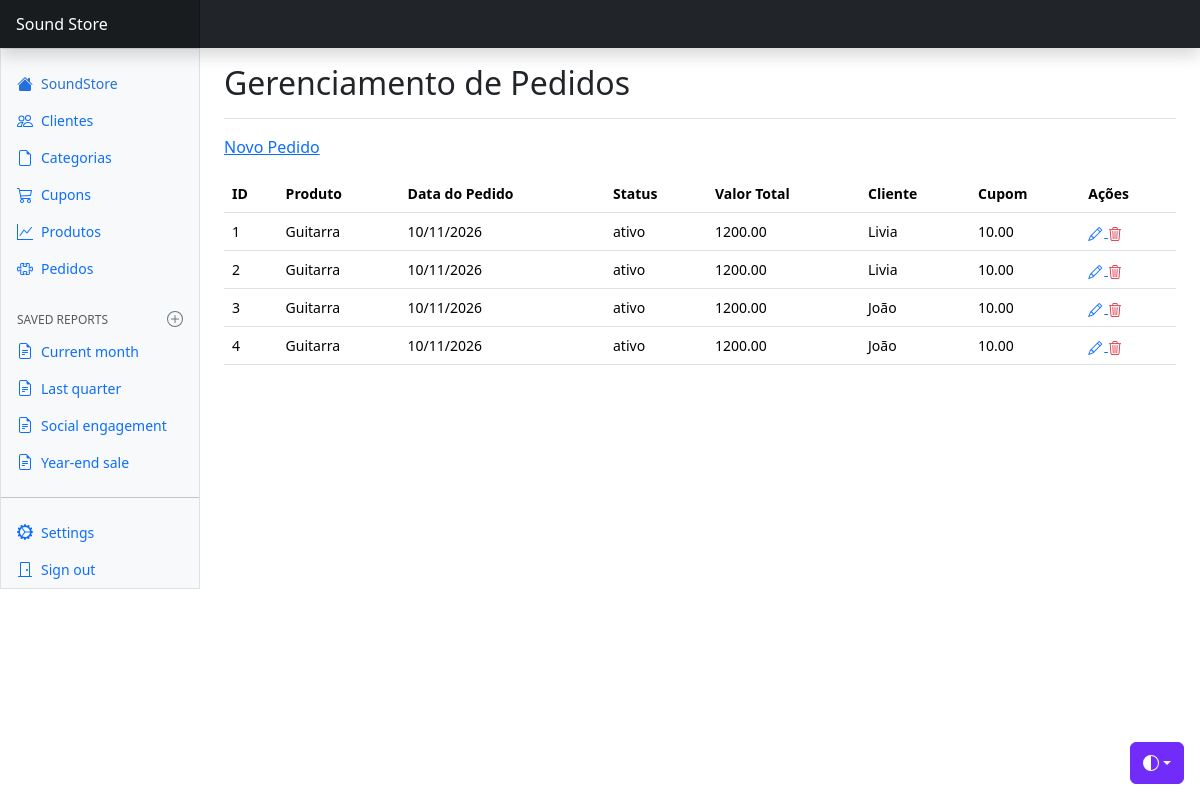
Before: /views/pedidos/index.php with the older database file.
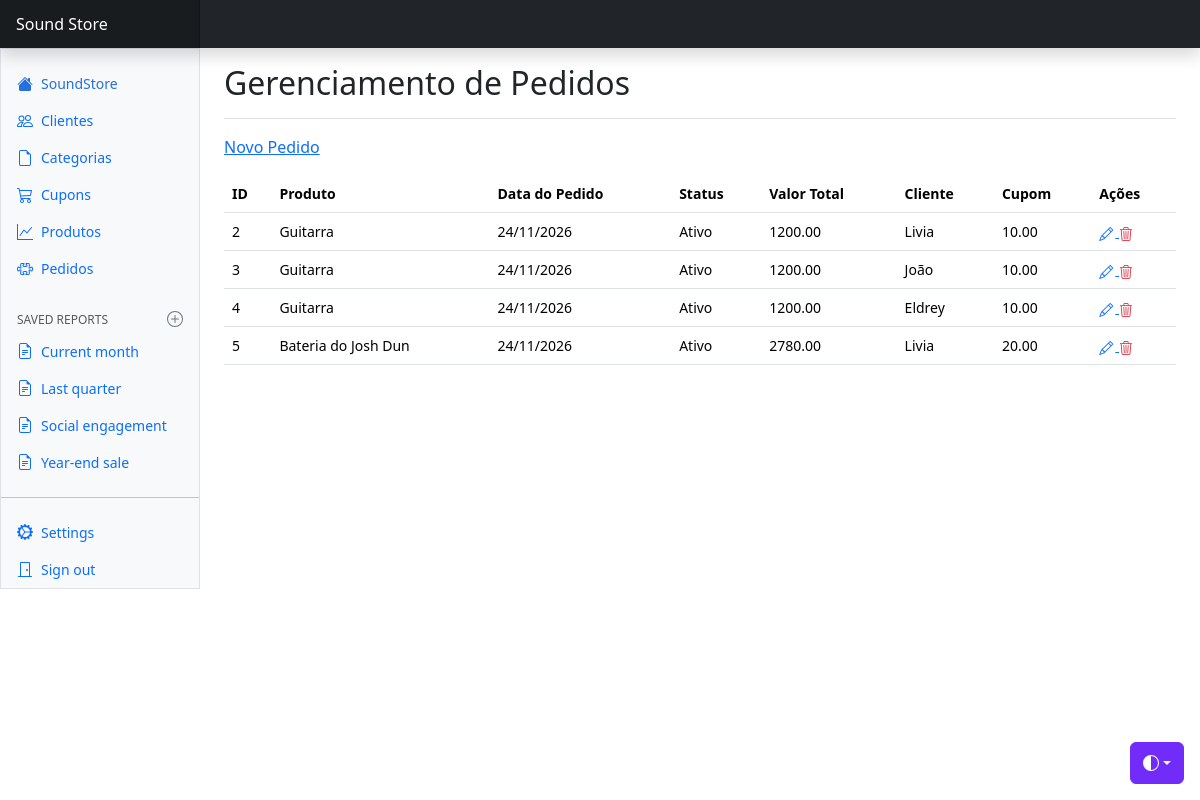
After: the same page with the newer database file.
### tables this page shows
CREATE TABLE `pedidos` (
  `id` int(11) NOT NULL,
  `data_pedido` datetime DEFAULT NULL,
  `status` varchar(20) DEFAULT NULL,
  `valor_total` decimal(10,2) DEFAULT NULL,
  `id_cupons` int(11) NOT NULL,
  `id_cliente` int(11) NOT NULL,
  `id_produtos` int(11) NOT NULL
);

CREATE TABLE `produtos` (
  `id` int(11) NOT NULL,
  `id_categoria` int(11) DEFAULT NULL,
  `nome` varchar(100) DEFAULT NULL,
  `preco` decimal(10,2) DEFAULT NULL,
  `estoque` int(11) DEFAULT NULL
);

CREATE TABLE `clientes` (
  `id_cliente` int(11) NOT NULL,
  `nome` varchar(100) DEFAULT NULL,
  `email` varchar(100) DEFAULT NULL,
  `cpf` varchar(14) DEFAULT NULL,
  `telefone` varchar(20) DEFAULT NULL,
  `senha` varchar(100) DEFAULT NULL
);

CREATE TABLE `cupons` (
  `id` int(11) NOT NULL,
  `codigo` varchar(20) DEFAULT NULL,
  `desconto` decimal(5,2) DEFAULT NULL,
  `validade` date DEFAULT NULL
);

### config/BD.php (called while the page is built)
<?php
    class BD {
        public static function getConexao() {
            $conn = new PDO(
                "mysql:host=localhost;dbname=soundstore_bd",
                "root",
                ""
            );
            return $conn;
        }
    }

### model/dao/PedidosDAO.php (called while the page is built, shortened)
<?php
    class PedidosDAO {
        public function read() {
            try {
                $query = BD::getConexao()->prepare("SELECT * FROM pedidos");
                if(!$query->execute()) {
                    print_r($query->errorInfo());
                }
                $listaPedidos = array();
                foreach($query->fetchAll(PDO::FETCH_ASSOC) as $linha) {
                    $pedidos = new Pedidos();
                    $pedidos->setId($linha['id']);
                    $pedidos->setDataPedido($linha['data_pedido']);
                    $pedidos->setStatus($linha['status']);
                    $pedidos->setValorTotal($linha['valor_total']);
                    $daoCliente = new ClienteDAO();
                    $cliente = $daoCliente->find($linha['id_cliente']);
                    $pedidos->setCliente($cliente);
                    $daoCupons = new CuponsDAO();
                    $cupons = $daoCupons->find($linha['id_cupons']);
                    $pedidos->setCupons($cupons);
                    $daoProdutos = new ProdutosDAO();
                    $produtos = $daoProdutos->find($linha['id_produtos']);
                    $pedidos->setProdutos($produtos);
                    array_push($listaPedidos, $pedidos);
                }
                return $listaPedidos;
            }
            catch(PDOException $e) {
                echo "Erro #2: " . $e->getMessage();
            }
        }
    }

### model/dao/ClienteDAO.php (called while the page is built, shortened)
<?php
    class ClienteDAO {
         public function find($id) {
            try {
                $query = BD::getConexao()->prepare(
                    "SELECT * FROM clientes WHERE id_cliente = :i"
                );
                $query->bindValue(':i', $id, PDO::PARAM_INT);
                if(!$query->execute()) {
                    print_r($query->errorInfo());
                }
                if($linha = $query->fetch(PDO::FETCH_ASSOC)) {
                    $cliente = new Cliente();
                    $cliente->setId($linha['id_cliente']);
                    $cliente->setNome($linha['nome']);
                    $cliente->setEmail($linha['email']);
                    $cliente->setCpf($linha['cpf']);
                    $cliente->setTelefone($linha['telefone']);
                    $cliente->setSenha($linha['senha']);
                }
                return $cliente;
            }
            catch(PDOException $e) {
                echo "Erro #3: " . $e->getMessage();
            }
        }
    }

### model/dao/CuponsDAO.php (called while the page is built, shortened)
<?php
    class CuponsDAO {
         public function find($id) {
            try {
                $query = BD::getConexao()->prepare(
                    "SELECT * FROM cupons WHERE id = :i"
                );
                $query->bindValue(':i', $id, PDO::PARAM_INT);
                if(!$query->execute()) {
                    print_r($query->errorInfo());
                }
                if($linha = $query->fetch(PDO::FETCH_ASSOC)) {
                    $cupons = new Cupons();
                    $cupons->setId($linha['id']);
                    $cupons->setCodigo($linha['codigo']);
                    $cupons->setDesconto($linha['desconto']);
                    $cupons->setValidade($linha['validade']);
                }
                return $cupons;
            }
            catch(PDOException $e) {
                echo "Erro #3: " . $e->getMessage();
            }
        }
    }

### model/dao/ProdutosDAO.php (called while the page is built, shortened)
<?php
    class ProdutosDAO {
        public function find($id) {
            try {
                $query = BD::getConexao()->prepare(
                    "SELECT * FROM produtos WHERE id = :i"
                );
                $query->bindValue(':i', $id, PDO::PARAM_INT);
                if(!$query->execute()) {
                    print_r($query->errorInfo());
                }
                if($linha = $query->fetch(PDO::FETCH_ASSOC)) {
                    $produtos = new Produtos();
                    $produtos->setId($linha['id']);
                    $produtos->setNome($linha['nome']);
                    $produtos->setPreco($linha['preco']);
                    $produtos->setEstoque($linha['estoque']);
                    $daoCategoria = new CategoriaDAO();
                    $categoria = $daoCategoria->find($linha['id_categoria']);
                    $produtos->setCategoria($categoria);
                }
                return $produtos;
            }
            catch(PDOException $e) {
                echo "Erro #3: " . $e->getMessage();
            }
        }
    }

### model/dao/CategoriaDAO.php (called while the page is built, shortened)
<?php
    class CategoriaDAO {
         public function find($id) {
            try {
                $query = BD::getConexao()->prepare(
                    "SELECT * FROM categorias WHERE id_categoria = :i"
                );
                $query->bindValue(':i', $id, PDO::PARAM_INT);
                if(!$query->execute()) {
                    print_r($query->errorInfo());
                }
                if($linha = $query->fetch(PDO::FETCH_ASSOC)) {
                    $categoria = new Categoria();
                    $categoria->setId($linha['id_categoria']);
                    $categoria->setNome($linha['nome']);
                }
                return $categoria;
            }
            catch(PDOException $e) {
                echo "Erro #3: " . $e->getMessage();
            }
        }
    }

### model/bean/Pedidos.php (called while the page is built, shortened)
<?php
    class Pedidos {
        private $id;
        private $dataPedido;
        private $status;
        private $valorTotal;
        private $cliente;
        private $cupons;
        private $produtos;
        public function getId() {
            return $this->id;
        }
        public function setId($id) {
            $this->id =$id;
        }
        public function getDataPedidoFormatada() {
            $data = DateTime::createFromFormat('Y-m-d',$this->dataPedido);
            $timestamp = strtotime($this->dataPedido);
            return $timestamp !== false ? date('d/m/Y', $timestamp) :$this->dataPedido;
        }
        public function setDataPedido($dataPedido) {
            $this->dataPedido =$dataPedido;
        }
        public function getStatus() {
            return $this->status;
        }
        public function setStatus($status) {
            $this->status =$status;
        }
        public function getValorTotal() {
            return $this->valorTotal;
        }
        public function setValorTotal($valorTotal) {
            $this->valorTotal =$valorTotal;
        }
        public function getCliente() {
            return $this->cliente;
        }
        public function setCliente($cliente) {
            $this->cliente =$cliente;
        }
        public function getCupons() {
            return $this->cupons;
        }
        public function setCupons($cupons) {
            $this->cupons =$cupons;
        }
        public function getProdutos() {
            return $this->produtos;
        }
        public function setProdutos($produtos) {
            $this->produtos =$produtos;
        }
    }

### model/bean/Produtos.php (called while the page is built, shortened)
<?php
    class Produtos {
        private $nome;
        public function getNome() {
            return $this->nome;
        }
        public function setNome($nome) {
            $this->nome = $nome;
        }
    }

### model/bean/Cliente.php (called while the page is built, shortened)
<?php
    class Cliente {
        private $nome;
        public function getNome() {
            return $this->nome;
        }
        public function setNome($nome) {
            $this->nome = $nome;
        }
    }

### model/bean/Cupons.php (called while the page is built, shortened)
<?php
    class Cupons {
        private $desconto;
        public function getDesconto() {
            return $this->desconto;
        }
        public function setDesconto($desconto) {
            $this->desconto = $desconto;
        }
    }

### views/pedidos/index.php (the view, shortened to what the rows shown need)
<?php
    $dao = new PedidosDAO();
?>
<!doctype html>
<html lang="en" data-bs-theme="auto">
  <head>
    <link href="../../css/bootstrap.min.css" rel="stylesheet" />
    <link rel="stylesheet" href="https://cdn.jsdelivr.net/npm/bootstrap-icons@1.13.1/font/bootstrap-icons.min.css">
    <link href="../../css/dashboard.css" rel="stylesheet" />
  </head>
  <body>
    <div class="container-fluid">
      <div class="row">
        <main class="col-md-9 ms-sm-auto col-lg-10 px-md-4">
          <div
            class="d-flex justify-content-between flex-wrap flex-md-nowrap align-items-center pt-3 pb-2 mb-3 border-bottom"
          >
            <h1 class="h2">Gerenciamento de Pedidos</h1>
          </div>
          <div class="table-responsive small">
            <table class="table table-hover">
                <tr>
                    <th>ID</th>
                    <th>Produto</th>
                    <th>Data do Pedido</th>
                    <th>Status</th>
                    <th>Valor Total</th>
                    <th>Cliente</th>
                    <th>Cupom</th>
                    <th>Ações</th>
                </tr>
                <?php foreach($dao->read() as$pedidos) : ?>
                    <tr>
                        <td><?= $pedidos->getId() ?></td>
                        <td><?= $pedidos->getProdutos()->getNome() ?></td>
                        <td><?= htmlspecialchars($pedidos->getDataPedidoFormatada()) ?></td>
                        <td><?= $pedidos->getStatus() ?></td>
                        <td><?= $pedidos->getValorTotal() ?></td>
                        <td><?= $pedidos->getCliente()->getNome() ?></td>
                        <td><?= $pedidos->getCupons()->getDesconto() ?></td>
                        <td>
                          <a title="Editar" href="edit.php?id=<?= $pedidos->getId() ?>">
                            <i class="bi bi-pencil"></i>
                          </a>
                          <a title="Excluir" class="link-danger" href="destroy.php?id=<?= $pedidos->getId() ?>">
                            <i class="bi bi-trash3"></i>
                          </a>
                        </td>
                    </tr>
                <?php endforeach ?>
            </table>
          </div>
        </main>
      </div>
    </div>
  </body>
</html>

Changed rows visible on the page:
removed pedidos: id "1", id_produtos.nome "Guitarra", data_pedido "10/11/2026", status "ativo", valor_total "1200.00", id_cliente.nome "Livia", id_cupons.desconto "10.00"
changed pedidos id 2: data_pedido "10/11/2026" → "24/11/2026"; status "ativo" → "Ativo"
changed pedidos "João": data_pedido "10/11/2026" → "24/11/2026"; status "ativo" → "Ativo"
changed pedidos id 4: data_pedido "10/11/2026" → "24/11/2026"; status "ativo" → "Ativo"; id_cliente.nome "João" → "Eldrey"
added pedidos: id "5", id_produtos.nome "Bateria do Josh Dun", data_pedido "24/11/2026", status "Ativo", valor_total "2780.00", id_cliente.nome "Livia", id_cupons.desconto "20.00"
